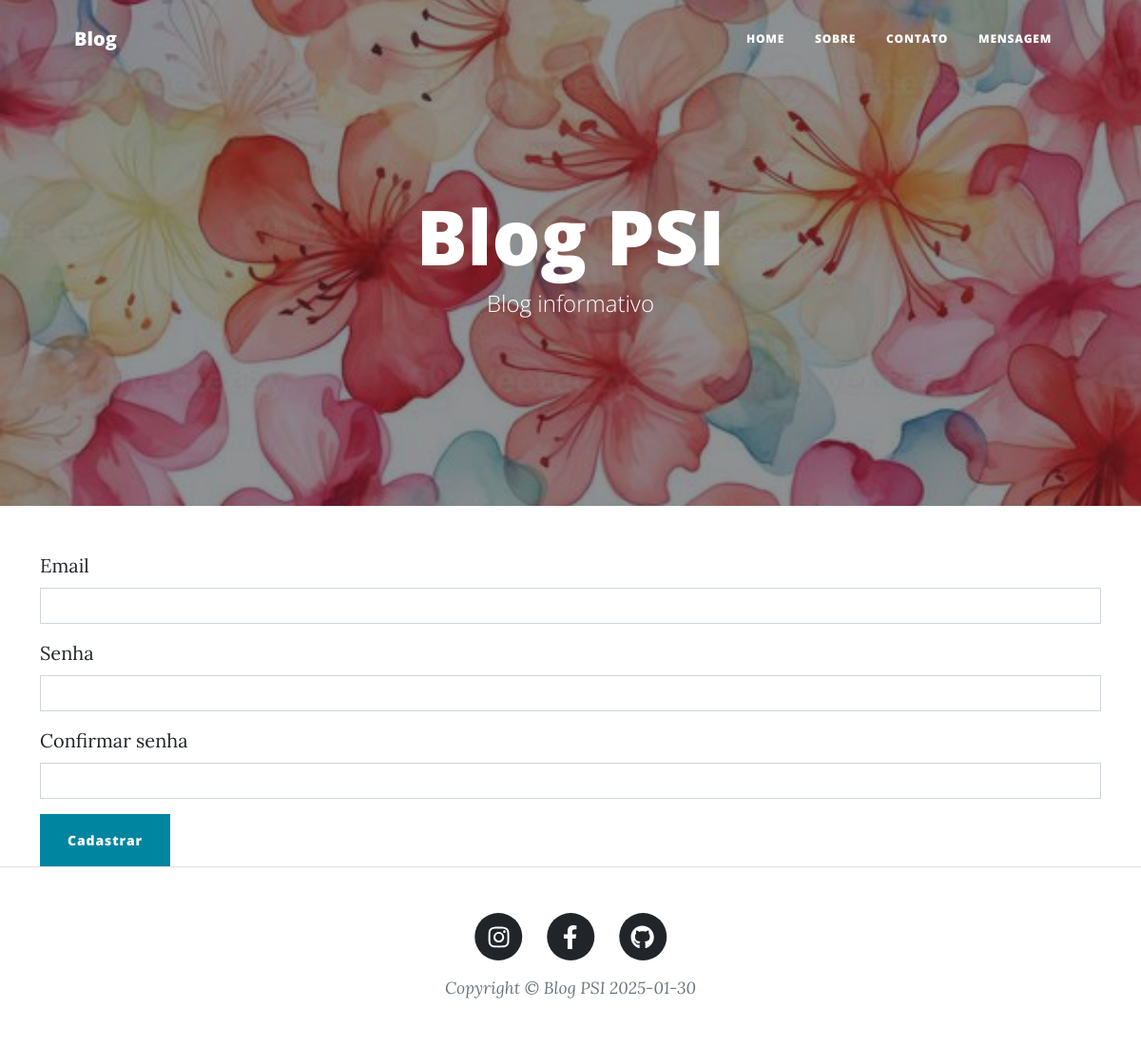
The page /cadastro/ on the database its author committed.
### blog/models.py (models this page shows, shortened)
class Blog(models.Model):
    nome = models.CharField(max_length=100)
    subnome = models.CharField(max_length=100, blank=True)
    descricao = models.TextField(max_length=2000)
    capa = models.ImageField()
    instagram = models.URLField()
    facebook = models.URLField()
    github= models.URLField()
    autores = models.ManyToManyField(User)

### blog/views.py (the view)
# urls.py: path('cadastro/', views.cadastro, name='cadastro'),
def cadastro(request):
    context = {
        "posts": Post.objects.all(),
        "blog": Blog.objects.first()
    }
    return render(request, "cadastro.html", context)

### blog/templates/cadastro.html
{% extends "base.html" %}
{% load static %}
{% block content %}
<form class="container">
    <div class="mb-3">
        <label for="exampleInputEmail1" class="form-label">Email</label>
        <input type="email" class="form-control" id="exampleInputEmail1" aria-describedby="emailHelp">
    </div>
    <div class="mb-3">
        <label for="exampleInputPassword1" class="form-label">Senha</label>
        <input type="password" class="form-control" id="exampleInputPassword1">
    </div>
    <div class="mb-3">
        <label for="exampleInputPassword1" class="form-label">Confirmar senha</label>
        <input type="password" class="form-control" id="exampleInputPassword1">
    </div>
    <button type="submit" class="btn btn-primary">Cadastrar</button>
</form>
{% endblock content %}

### blog/templates/base.html (shortened to what this page needs)
{% load static %}
<!DOCTYPE html>
<html lang="en">
    <head>
        <link href="{% static 'css/styles.css' %}" rel="stylesheet" />
    </head>
    <body>
        <nav class="navbar navbar-expand-lg navbar-light" id="mainNav">
            <div class="container px-4 px-lg-5">
                <a class="navbar-brand" href="{% url 'index' %}">Blog</a>
                <div class="collapse navbar-collapse" id="navbarResponsive">
                    <ul class="navbar-nav ms-auto py-4 py-lg-0">
                        <li class="nav-item"><a class="nav-link px-lg-3 py-3 py-lg-4" href="{% url 'index' %}">Home</a></li>
                        <li class="nav-item"><a class="nav-link px-lg-3 py-3 py-lg-4" href="{% url 'sobre' %}">Sobre</a></li>
                        <li class="nav-item"><a class="nav-link px-lg-3 py-3 py-lg-4" href="{% url 'contato' %}">Contato</a></li>
                        <li class="nav-item"><a class="nav-link px-lg-3 py-3 py-lg-4" href="{% url 'mensagem' %}">Mensagem</a></li>
                    </ul>
                </div>
            </div>
        </nav>
        {% block header %}
        <header class="masthead" style="background-image: url('{{ blog.capa.url }}')">
            <div class="container position-relative px-4 px-lg-5">
                <div class="row gx-4 gx-lg-5 justify-content-center">
                    <div class="col-md-10 col-lg-8 col-xl-7">
                        <div class="site-heading">
                            <h1>{{ blog.nome }}</h1>
                            {% if blog.subnome %}
                            <span class="subheading">{{ blog.subnome }}</span>
                            {% endif %}
                        </div>
                    </div>
                </div>
            </div>
        </header>
        {% endblock header %}
        {% block content %}
        {% endblock content %}
        <footer class="border-top">
            <div class="container px-4 px-lg-5">
                <div class="row gx-4 gx-lg-5 justify-content-center">
                    <div class="col-md-10 col-lg-8 col-xl-7">
                        <ul class="list-inline text-center">
                            <li class="list-inline-item">
                                <a href="{{ blog.instagram }}">
                                    <span class="fa-stack fa-lg">
                                        <i class="fas fa-circle fa-stack-2x"></i>
                                        <i class="fab fa-instagram fa-stack-1x fa-inverse"></i>
                                    </span>
                                </a>
                            </li>
                            <li class="list-inline-item">
                                <a href="{{ blog.facebook }}">
                                    <span class="fa-stack fa-lg">
                                        <i class="fas fa-circle fa-stack-2x"></i>
                                        <i class="fab fa-facebook-f fa-stack-1x fa-inverse"></i>
                                    </span>
                                </a>
                            </li>
                            <li class="list-inline-item">
                                <a href="{{ blog.github }}">
                                    <span class="fa-stack fa-lg">
                                        <i class="fas fa-circle fa-stack-2x"></i>
                                        <i class="fab fa-github fa-stack-1x fa-inverse"></i>
                                    </span>
                                </a>
                            </li>
                        </ul>
                        <div class="small text-center text-muted fst-italic">Copyright &copy; {{ blog.nome }} {% now 'Y-m-d' %}</div>
                    </div>
                </div>
            </div>
        </footer>
    </body>
</html>

### rows shown on the page
Blog: capa (picture), nome "Blog PSI", subnome "Blog informativo"
